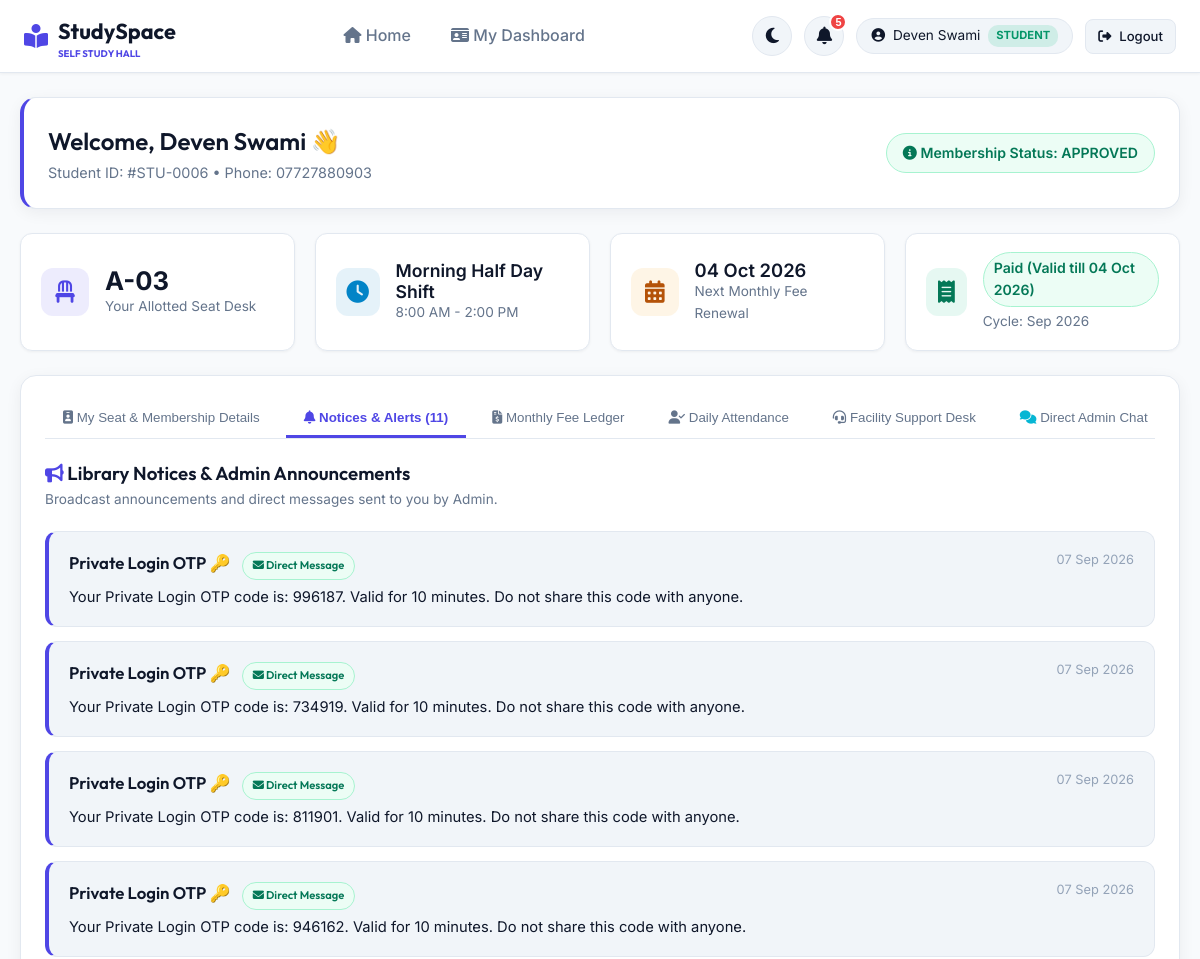
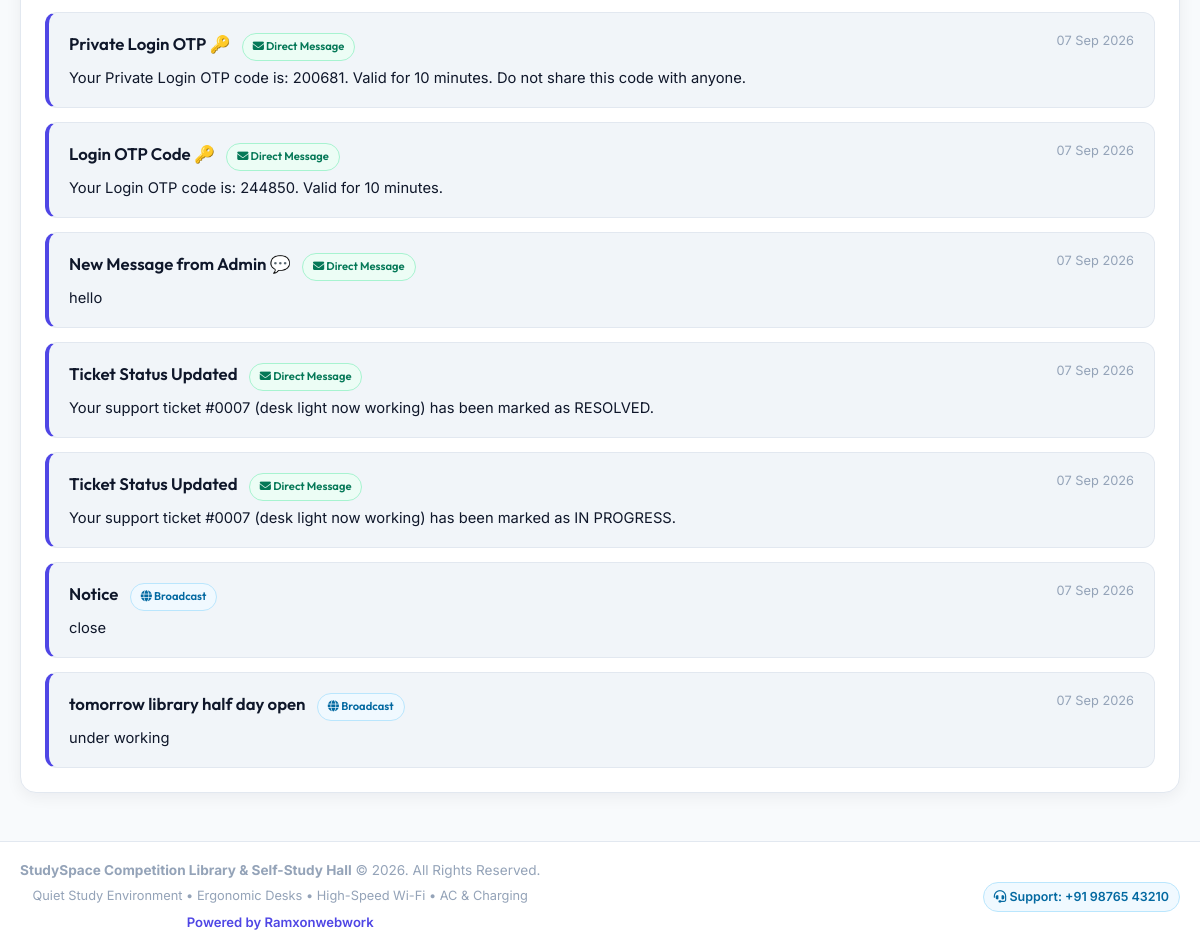
Before: /student_dashboard.php?tab=tabNotifs (signed in) with the older database file (2 pictures, top to bottom).
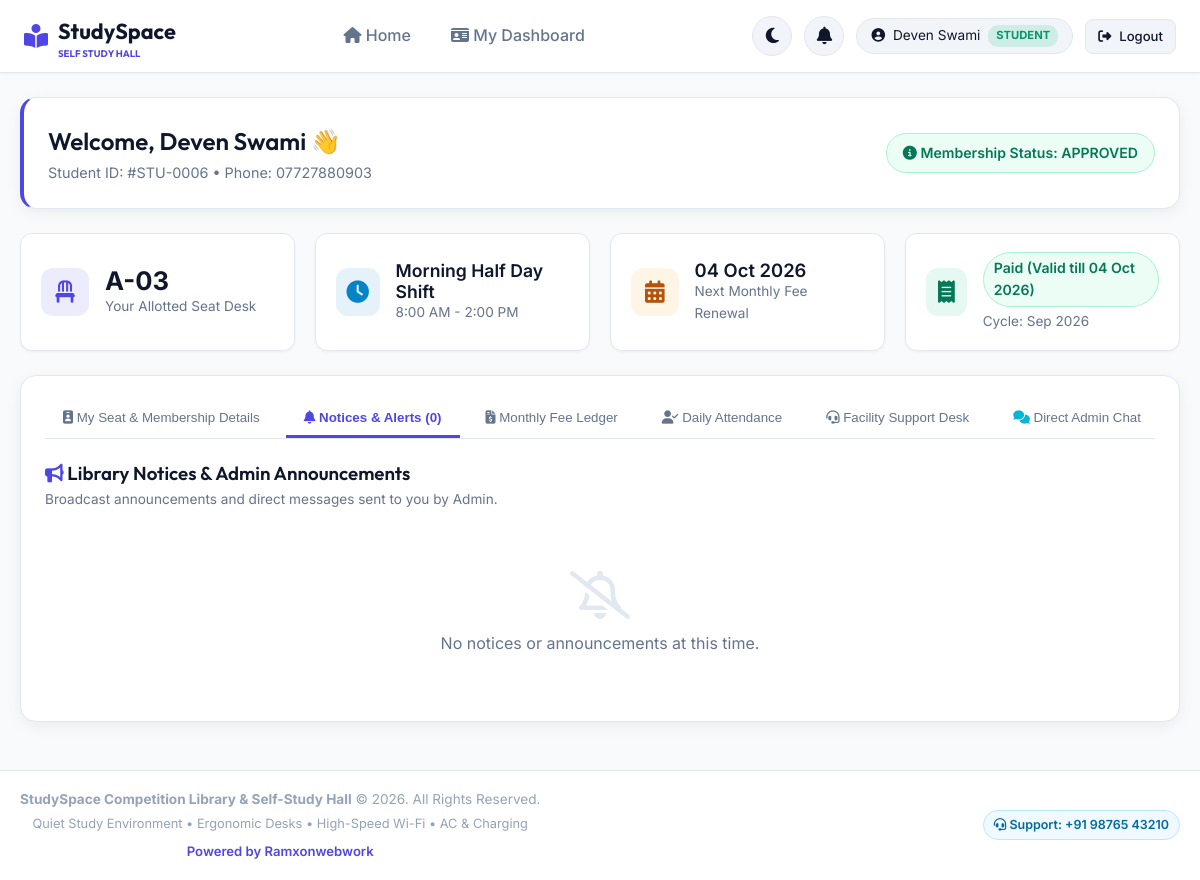
After: the same page with the newer database file.
### tables this page shows
CREATE TABLE users (
        id INTEGER PRIMARY KEY AUTOINCREMENT,
        name TEXT NOT NULL,
        email TEXT UNIQUE NOT NULL,
        phone TEXT NOT NULL,
        password TEXT NOT NULL,
        role TEXT NOT NULL DEFAULT 'student', -- 'admin' or 'student'
        emergency_contact TEXT,
        id_proof_type TEXT, -- 'Aadhaar', 'Voter ID', 'Driving License', 'Student ID'
        id_proof_no TEXT,
        status TEXT NOT NULL DEFAULT 'pending', -- 'pending', 'approved', 'hold', 'cancelled'
        created_at DATETIME DEFAULT CURRENT_TIMESTAMP
    , otp_code TEXT, otp_expires_at DATETIME, registered_device_id TEXT, father_name TEXT, address TEXT, is_deleted INTEGER DEFAULT 0, deleted_at DATETIME);

CREATE TABLE notifications (
        id INTEGER PRIMARY KEY AUTOINCREMENT,
        user_id INTEGER DEFAULT 0,
        title TEXT NOT NULL,
        message TEXT NOT NULL,
        is_read INTEGER DEFAULT 0,
        created_at DATETIME DEFAULT CURRENT_TIMESTAMP
    );

### config/auth.php (called while the page is built, shortened)
<?php
require_once __DIR__ . '/db.php';
function is_logged_in() {
    return isset($_SESSION['user_id']);
}
function current_user() {
    global $pdo;
    $stmt = $pdo->prepare("SELECT * FROM users WHERE id = ?");
    $stmt->execute([$_SESSION['user_id']]);
    return $stmt->fetch();
}
function is_admin() {
    $user = current_user();
    return $user && $user['role'] === 'admin';
}
function format_date($date_str) {
    return date('d M Y', strtotime($date_str));
}
function get_student_fee_status($pdo, $allocation_id, $start_date) {
    $start = new DateTime($start_date);
    $day_of_month = (int)$start->format('d');
    $stmt = $pdo->prepare("SELECT month_year, paid_date, due_date, amount, payment_mode, receipt_no FROM fee_payments WHERE allocation_id = ? AND payment_status = 'paid' ORDER BY month_year ASC");
    $stmt->execute([$allocation_id]);
    $paid_records = $stmt->fetchAll(PDO::FETCH_ASSOC);
    $paid_months = array_column($paid_records, 'month_year');
    $start_year = (int)$start->format('Y');
    $start_month = (int)$start->format('m');
    $curr_dt = new DateTime(sprintf("%04d-%02d-01", $start_year, $start_month));
    $today = new DateTime();
    $today_str = $today->format('Y-m-d');
    $target_month = null;
    $target_due_date = null;
    $last_paid_due_date = null;
    for ($i = 0; $i < 36; $i++) {
        $m_str = $curr_dt->format('Y-m');
        $days_in_m = (int)$curr_dt->format('t');
        $actual_day = min($day_of_month, $days_in_m);
        $due_str = sprintf("%s-%02d", $m_str, $actual_day);
        if (in_array($m_str, $paid_months)) {
            $last_paid_due_date = $due_str;
        } else {
            $target_month = $m_str;
            $target_due_date = $due_str;
            break;
        }
        $curr_dt->modify('+1 month');
    }
    $current_month_str = date('Y-m');
    $is_current_paid = in_array($current_month_str, $paid_months);
    if ($is_current_paid || ($last_paid_due_date && $today_str < $target_due_date)) {
        return [
            'status' => 'paid',
            'label' => 'Paid (Valid till ' . date('d M Y', strtotime($target_due_date)) . ')',
            'badge_class' => 'badge-success',
            'due_date' => $target_due_date,
            'target_month' => $target_month,
            'target_month_label' => date('F Y', strtotime($target_month . '-01')) . ' (Advance)',
            'is_advance' => true,
            'last_paid_due' => $last_paid_due_date
        ];
    }
}
?>

### student_dashboard.php (the view, shortened to what this page needs)
<?php
require_once __DIR__ . '/includes/header.php';
$user = current_user();
$stmt_alloc = $pdo->prepare("
    SELECT a.*, s.seat_number, s.row_label, sh.name as shift_name, sh.start_time, sh.end_time, sh.fee_amount
    FROM allocations a
    JOIN seats s ON a.seat_id = s.id
    JOIN shifts sh ON a.shift_id = sh.id
    WHERE a.user_id = ?
    ORDER BY a.id DESC LIMIT 1
");
$stmt_alloc->execute([$user['id']]);
$allocation = $stmt_alloc->fetch();
$fee_info = null;
if ($allocation) {
    $fee_info = get_student_fee_status($pdo, $allocation['id'], $allocation['start_date']);
}
try {
    $pdo->exec("DELETE FROM complaints WHERE created_at < DATETIME('now', '-30 days')");
    $pdo->exec("DELETE FROM notifications WHERE created_at < DATETIME('now', '-2 days')");
    $pdo->exec("DELETE FROM chat_messages WHERE created_at < DATETIME('now', '-2 days')");
} catch (Exception $e) {}
$stmt_notifs = $pdo->prepare("
    SELECT * FROM notifications
    WHERE user_id = 0 OR user_id = ?
    ORDER BY id DESC
");
$stmt_notifs->execute([$user['id']]);
$student_notifs = $stmt_notifs->fetchAll();
$notif_count = count($student_notifs);
$active_tab = $_GET['tab'] ?? 'tabSeatInfo';
?>
<div class="card" style="border-left: 4px solid var(--accent-primary);">
    <div style="display: flex; justify-content: space-between; align-items: center; flex-wrap: wrap; gap: 15px;">
        <div>
            <h2>Welcome, <?php echo htmlspecialchars($user['name']); ?> 👋</h2>
            <p style="color: var(--text-muted); font-size: 0.9rem;">
                Student ID: #STU-<?php echo sprintf("%04d", $user['id']); ?> &bull; Phone: <?php echo htmlspecialchars($user['phone']); ?>
            </p>
        </div>
        <div>
            <?php
            $status_class = 'badge-warning';
            if ($user['status'] === 'approved') $status_class = 'badge-success';
            ?>
            <span class="badge <?php echo $status_class; ?>" style="font-size: 0.88rem; padding: 8px 16px;">
                <i class="fas fa-info-circle"></i> Membership Status: <?php echo strtoupper($user['status']); ?>
            </span>
        </div>
    </div>
</div>
<div class="grid-4">
    <div class="stat-card">
        <div class="stat-icon" style="background: rgba(79, 70, 229, 0.1); color: var(--accent-primary);">
            <i class="fas fa-chair"></i>
        </div>
        <div>
            <div class="stat-value">
                <?php echo $allocation ? htmlspecialchars($allocation['seat_number']) : 'Unassigned'; ?>
            </div>
            <div class="stat-label">Your Allotted Seat Desk</div>
        </div>
    </div>
    <div class="stat-card">
        <div class="stat-icon" style="background: rgba(2, 132, 199, 0.1); color: #0284c7;">
            <i class="fas fa-clock"></i>
        </div>
        <div>
            <div class="stat-value" style="font-size: 1.1rem; font-weight: 600;">
                <?php echo $allocation ? htmlspecialchars($allocation['shift_name']) : 'N/A'; ?>
            </div>
            <div class="stat-label">
                <?php if ($allocation): ?>
                    <?php echo date('g:i A', strtotime($allocation['start_time'])); ?> - <?php echo date('g:i A', strtotime($allocation['end_time'])); ?>
                <?php else: ?>
                    Awaiting Admin Approval
                <?php endif; ?>
            </div>
        </div>
    </div>
    <div class="stat-card">
        <div class="stat-icon" style="background: rgba(245, 158, 11, 0.1); color: #b45309;">
            <i class="fas fa-calendar-alt"></i>
        </div>
        <div>
            <div class="stat-value" style="font-size: 1.15rem; font-weight: 600;">
                <?php echo $fee_info ? date('d M Y', strtotime($fee_info['due_date'])) : 'N/A'; ?>
            </div>
            <div class="stat-label">Next Monthly Fee Renewal</div>
        </div>
    </div>
    <div class="stat-card">
        <div class="stat-icon" style="background: rgba(16, 185, 129, 0.1); color: #047857;">
            <i class="fas fa-receipt"></i>
        </div>
        <div>
            <?php if ($fee_info): ?>
                <span class="badge <?php echo $fee_info['badge_class']; ?>" style="font-size: 0.88rem;">
                    <?php echo $fee_info['label']; ?>
                </span>
                <div class="stat-label" style="margin-top: 4px;">Cycle: <?php echo date('M Y'); ?></div>
            <?php else: ?>
                <div class="stat-value" style="font-size: 0.95rem;">Pending Allotment</div>
            <?php endif; ?>
        </div>
    </div>
</div>
<div class="card" style="margin-top: 24px;">
    <div class="tab-navigation">
        <button class="tab-btn <?php echo $active_tab === 'tabSeatInfo' ? 'active' : ''; ?>" data-tab="tabSeatInfo"><i class="fas fa-id-badge"></i> My Seat & Membership Details</button>
        <button class="tab-btn <?php echo $active_tab === 'tabNotifs' ? 'active' : ''; ?>" data-tab="tabNotifs"><i class="fas fa-bell"></i> Notices & Alerts (<?php echo $notif_count; ?>)</button>
        <button class="tab-btn <?php echo $active_tab === 'tabFees' ? 'active' : ''; ?>" data-tab="tabFees"><i class="fas fa-file-invoice-dollar"></i> Monthly Fee Ledger</button>
        <button class="tab-btn <?php echo $active_tab === 'tabAttendance' ? 'active' : ''; ?>" data-tab="tabAttendance"><i class="fas fa-user-check"></i> Daily Attendance</button>
        <button class="tab-btn <?php echo $active_tab === 'tabSupport' ? 'active' : ''; ?>" data-tab="tabSupport"><i class="fas fa-headset"></i> Facility Support Desk</button>
        <button class="tab-btn <?php echo $active_tab === 'tabChat' ? 'active' : ''; ?>" data-tab="tabChat"><i class="fas fa-comments" style="color: #06b6d4;"></i> Direct Admin Chat</button>
    </div>
    <div id="tabNotifs" class="tab-pane <?php echo $active_tab === 'tabNotifs' ? 'active' : ''; ?>">
        <h3><i class="fas fa-bullhorn" style="color: var(--accent-primary);"></i> Library Notices & Admin Announcements</h3>
        <p style="font-size: 0.85rem; color: var(--text-muted); margin-bottom: 20px;">
            Broadcast announcements and direct messages sent to you by Admin.
        </p>
        <?php if (empty($student_notifs)): ?>
            <div style="text-align: center; padding: 40px; color: var(--text-muted);">
                <i class="far fa-bell-slash fa-3x" style="color: var(--border-color); margin-bottom: 12px;"></i>
                <p>No notices or announcements at this time.</p>
            </div>
        <?php else: ?>
            <div style="display: flex; flex-direction: column; gap: 14px;">
                <?php foreach ($student_notifs as $n): ?>
                    <div style="background: var(--bg-surface-elevated); padding: 18px 20px; border-radius: var(--radius-md); border: 1px solid var(--border-color); border-left: 4px solid var(--accent-primary);">
                        <div style="display: flex; justify-content: space-between; align-items: flex-start; gap: 10px; margin-bottom: 6px;">
                            <h4 style="font-size: 1.05rem;">
                                <?php echo htmlspecialchars($n['title']); ?>
                                <?php if ($n['user_id'] == 0): ?>
                                    <span class="badge badge-info" style="font-size:0.7rem; margin-left:8px;"><i class="fas fa-globe"></i> Broadcast</span>
                                <?php else: ?>
                                    <span class="badge badge-success" style="font-size:0.7rem; margin-left:8px;"><i class="fas fa-envelope"></i> Direct Message</span>
                                <?php endif; ?>
                            </h4>
                            <span style="font-size: 0.8rem; color: var(--text-dim);"><?php echo format_date($n['created_at']); ?></span>
                        </div>
                        <p style="font-size: 0.92rem; color: var(--text-main); line-height: 1.5; margin: 0;">
                            <?php echo nl2br(htmlspecialchars($n['message'])); ?>
                        </p>
                    </div>
                <?php endforeach; ?>
            </div>
        <?php endif; ?>
    </div>
</div>
<?php require_once __DIR__ . '/includes/footer.php'; ?>

### includes/header.php (shortened to what this page needs)
<?php
require_once __DIR__ . '/../config/auth.php';
$user = current_user();
$unread_count = 0;
if (is_logged_in()) {
    $uid = $user['id'];
    if ($user['role'] === 'admin') {
        $stmt_hn = $pdo->query("SELECT n.*, u.name as student_name FROM notifications n LEFT JOIN users u ON n.user_id = u.id ORDER BY n.id DESC LIMIT 5");
    } else {
        $stmt_hn = $pdo->prepare("SELECT * FROM notifications WHERE user_id = 0 OR user_id = ? ORDER BY id DESC LIMIT 5");
        $stmt_hn->execute([$uid]);
    }
    $header_notifs = $stmt_hn->fetchAll();
    $unread_count = count($header_notifs);
}
?>
<!DOCTYPE html>
<html lang="en" data-theme="light">
<head>
    <link rel="stylesheet" href="https://cdnjs.cloudflare.com/ajax/libs/font-awesome/6.4.0/css/all.min.css">
    <link rel="stylesheet" href="assets/css/style.css">
</head>
<body>
    <nav class="navbar">
        <div class="nav-container">
            <a href="index.php" class="brand-logo">
                <i class="fas fa-book-reader"></i>
                <span>StudySpace <small style="font-size:0.6rem; color:var(--accent-primary); display:block; line-height:1;">SELF STUDY HALL</small></span>
            </a>
            <ul class="nav-links">
                <li><a href="index.php" class="nav-link"><i class="fas fa-home"></i> Home</a></li>
                <?php if (is_logged_in()): ?>
                    <?php if (is_admin()): ?>
                        <li><a href="admin_dashboard.php" class="nav-link"><i class="fas fa-chart-line"></i> Admin Dashboard</a></li>
                    <?php else: ?>
                        <li><a href="student_dashboard.php" class="nav-link"><i class="fas fa-id-card"></i> My Dashboard</a></li>
                    <?php endif; ?>
                <?php endif; ?>
            </ul>
            <div class="nav-user">
                <button id="themeToggleBtn" class="theme-toggle-btn" title="Toggle Light / Dark Mode">
                </button>
                <?php if (is_logged_in()): ?>
                    <div class="notif-dropdown-wrapper">
                        <button id="notifBellBtn" class="theme-toggle-btn" title="Notifications & Notices">
                            <i class="fas fa-bell"></i>
                            <?php if ($unread_count > 0): ?>
                                <span class="notif-badge"><?php echo $unread_count; ?></span>
                            <?php endif; ?>
                        </button>
                                <?php if (is_admin()): ?>
                                    <a href="admin_dashboard.php?tab=notifs">View All Notifications in Admin &rarr;</a>
                                <?php else: ?>
                                    <a href="student_dashboard.php?tab=tabNotifs">View All Notices &rarr;</a>
                                <?php endif; ?>
                    </div>
                    <div class="user-badge">
                        <i class="fas fa-user-circle"></i>
                        <span><?php echo htmlspecialchars($user['name']); ?></span>
                        <span class="role-pill <?php echo $user['role'] === 'admin' ? 'role-admin' : 'role-student'; ?>">
                            <?php echo strtoupper($user['role']); ?>
                        </span>
                    </div>
                    <a href="api/auth.php?action=logout" class="btn btn-secondary btn-sm"><i class="fas fa-sign-out-alt"></i> Logout</a>
                <?php else: ?>
                    <a href="login.php" class="btn btn-secondary btn-sm"><i class="fas fa-sign-in-alt"></i> Login</a>
                    <a href="login.php?tab=register" class="btn btn-primary btn-sm"><i class="fas fa-user-plus"></i> Join Library</a>
                <?php endif; ?>
            </div>
        </div>
    </nav>
    <div class="main-wrapper">

### includes/footer.php (shortened to what this page needs)
    </div>
    <footer>
        <div style="max-width: 1280px; margin: 0 auto; display: flex; justify-content: space-between; align-items: center; flex-wrap: wrap; gap: 15px;">
            <div>
                <p><strong>StudySpace Competition Library & Self-Study Hall</strong> &copy; <?php echo date('Y'); ?>. All Rights Reserved.</p>
                <p style="font-size: 0.8rem; color: var(--text-dim); margin-top: 4px;">Quiet Study Environment &bull; Ergonomic Desks &bull; High-Speed Wi-Fi &bull; AC & Charging</p>
                <p style="font-size: 0.82rem; color: var(--accent-primary); margin-top: 6px; font-weight: 600;">Powered by Ramxonwebwork</p>
            </div>
            <div>
                <span class="badge badge-info"><i class="fas fa-headset"></i> Support: +91 98765 43210</span>
            </div>
        </div>
    </footer>
</body>
</html>

Changed rows visible on the page:
removed notifications: title "Private Login OTP 🔑", shows "Direct Message", created_at "07 Sep 2026", message "Your Private Login OTP code is: 996187. Valid for 10 minutes. Do not share this code with anyone."
removed notifications: title "Private Login OTP 🔑", shows "Direct Message", created_at "07 Sep 2026", message "Your Private Login OTP code is: 734919. Valid for 10 minutes. Do not share this code with anyone."
removed notifications: title "Private Login OTP 🔑", shows "Direct Message", created_at "07 Sep 2026", message "Your Private Login OTP code is: 811901. Valid for 10 minutes. Do not share this code with anyone."
removed notifications: title "Private Login OTP 🔑", shows "Direct Message", created_at "07 Sep 2026", message "Your Private Login OTP code is: 946162. Valid for 10 minutes. Do not share this code with anyone."
removed notifications: title "Private Login OTP 🔑", shows "Direct Message", created_at "07 Sep 2026", message "Your Private Login OTP code is: 200681. Valid for 10 minutes. Do not share this code with anyone."
removed notifications: title "Login OTP Code 🔑", shows "Direct Message", created_at "07 Sep 2026", message "Your Login OTP code is: 244850. Valid for 10 minutes."
removed notifications: title "New Message from Admin 💬", shows "Direct Message", created_at "07 Sep 2026", message "hello"
removed notifications: title "Ticket Status Updated", shows "Direct Message", created_at "07 Sep 2026", message "Your support ticket #0007 (desk light now working) has been marked as RESOLVED."
removed notifications: title "Ticket Status Updated", shows "Direct Message", created_at "07 Sep 2026", message "Your support ticket #0007 (desk light now working) has been marked as IN PROGRESS."
removed notifications: title "Notice", shows "Broadcast", created_at "07 Sep 2026", message "close"
removed notifications: title "tomorrow library half day open", shows "Broadcast", created_at "07 Sep 2026", message "under working"
Other visible differences:
$notif_count: "11" → "0"
$unread_count: "5" → (not shown)
text now shown: "No notices or announcements at this time."
